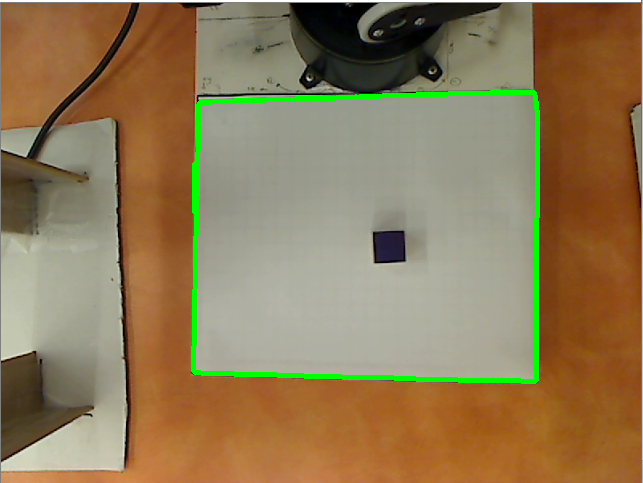
#> input picture StackOverFlow1.PNG, 643 x 483 px, given in place of the camera
$ python WALLE_init.py   (older library calls are emulated)
#> lines starting #> are read from the running program, lines starting #| are printed output that depends on the picture; after the words box and inside, x2 and y2 are one past the last pixel; in counts of white or black regions, pixels touching at a corner belong together; long printed decimals are rounded
### Webcam.py
import cv2
import numpy as np
import argparse
import imutils
from PIL import Image
import matplotlib.pyplot as plt
import matplotlib.patches as mpatches
import time


import FindBounds

class Webcam(object):
    def __init__(self):

        print("Webcam intitialized")

    def MissonApproved(self):
        print("Mission Approved Camera turning on")
        camera = cv2.VideoCapture(2)
        time.sleep(3)
        retval, frame = camera.read()
#> frame is the input picture: shape (483, 643, 3); mean B, G, R 86.3, 122, 142.8

        self.image = frame

        """
        TO DO
        Add a subplot to display all OG image and proccessed images step by step

        """

        print("Running the boundary analysis. Defining Workspace as contour outlines")
        # Here the bounds of the working space and coordinates are defined
        self.BoundaryObject = FindBounds.Boundary(self.image)
        #self.ZeroZeroCoords = self.BoundaryObject.extLeft
        self.ZeroZeroCoords = self.BoundaryObject.UpperLeftMaybe


        print(" ")
        print("BACK IN WEBCAM CODE")
        print("Zero, Zero Coordinate positions")
        print(self.ZeroZeroCoords)


        print("RUNNING OBJECT ANALYSIS. Identifying color and object location")
        self.ObjectAnalysis()
        print("Object location found")
        self.YellowPages = self.OutlineDic

        n = len(self.YellowPages)
        # object positions
        x = [0] * n
        y = [0] * n

        for i in self.YellowPages:
            print(i)
            print(self.YellowPages[i])
            x[i] = self.YellowPages[i][0] - self.ZeroZeroCoords[0]
            y[i] = self.YellowPages[i][1] - self.ZeroZeroCoords[1]
        print("modified x and y coordinaetes accunting for zero position of workspace")
        print(x, y)

        # convert pixels to cm
        for i in range(len(x)):
            x[i] = ((x[i] / self.BoundaryObject.Px2CmWidth) - 10.25 )*-1 #to far to the right removed the +1 from x axis CHANGED FROM -10.5 to 10
            y[i] = (y[i] / self.BoundaryObject.Px2CmHeight) + 7 #changed from 6 because keeps grabbing block at edge closest to arm

        print("Image coordinates converted to cms")
        print(x, y)

        self.GOTOX = x
        self.GOTOY = y

        print("RAN THROUGH EVERYTHING WITH THE WEBCAM")


    def ObjectAnalysis(self):
        print(" ")
        print(" ")

        print("OBJECT ANALYSIS: Color being picked")
        print(" ")
        self.color = input("What color should Walle search for: ")

        print("Color selected was  " + str(self.color))
        print(" ")

        self.ColorRecog(self.color) #recognize color

        #once color recognition has been run pass the median image, created by color recognition, and the color we looked for
        self.ObjectRecog(self.median, self.color)

    # [149 lines left out: functions ColorRecog, ObjectRecog, GridOverlay, not called in this run]


camera = Webcam()

### FindBounds.py
import math
import numpy as np
import cv2
import time

class Boundary(object):
    def __init__(self, image):
        print("Finding boundary...")

        self.frame = image      #frame is image taken from the webcam
        self.DefineBounds()     #Will find the boundaries of workspace and coordinate conversions from pixels to cm


    def DefineBounds(self):

        """
            Gist: The webcam picture is blurred and converted to gray scale. Once this is done it should be easier to identify
            our working space which was a piece of white paper with a blackoutline so the OpenCV could readily identify and create a contour
            around the work area.

            Once we have our workspace we find the top left most point in our contour. This will serve as our zero, zero coordinate all objects
            will be measured relative to this position.

            Since we know that the paper's actual diemensions we can find the corresponding image length(pixels) of our contour and get
            a conversion value between pixels and cms for our image. This once we have a distance from an object in pixel from our image we
            can find a equivalent distance in CMs.
        """

        # convert the image to grayscale, blur it, and detect edges

        print("Creating grayscale image...Blurring image")
        gray = cv2.cvtColor(self.frame, cv2.COLOR_BGR2GRAY)
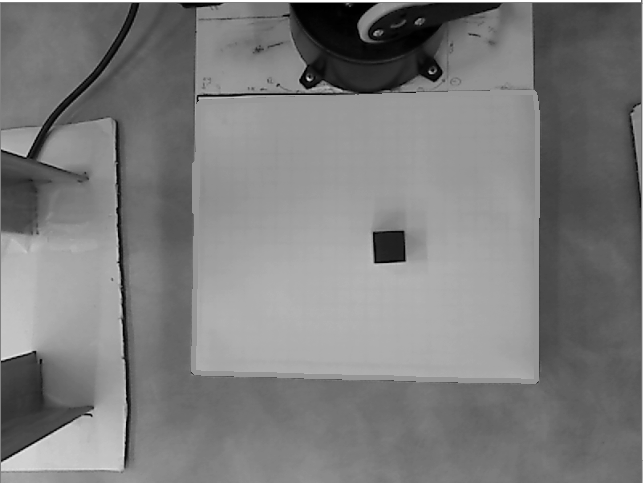
#> gray: shape (483, 643); min 0, max 255, mean 124.2
        gray = cv2.GaussianBlur(gray, (5, 5), 0)
        edged = cv2.Canny(gray, 35, 125)
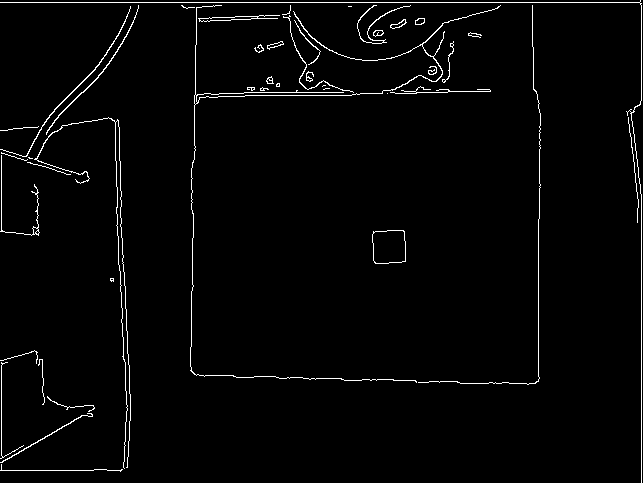
#> edged: shape (483, 643); 2.2% white in thin lines or dots

        # find the contours in the edged image and keep the largest one (The largest contour will be our piece of paper)
        th, contours, hierarchy = cv2.findContours(edged.copy(), cv2.RETR_LIST, cv2.CHAIN_APPROX_NONE)
#> contours = 62 contours, 37 with area under 20; largest, box (x1, y1, x2, y2) and area: (372, 230, 406, 264) 1016, (372, 230, 406, 264) 1012, (198, 15, 280, 22) 161, (199, 16, 258, 22) 157, (190, 5, 501, 383) 140
        c = max(contours, key=cv2.contourArea)
#> c = contour of 123 points, box (x1, y1, x2, y2) (372, 230, 406, 264), area 1016
        print("Contours have been found")

        # compute the bounding box of the of the paper region and return it
        print("Drawing Contour")
        cv2.drawContours(self.frame, c, -1, (0, 0, 0), 3)
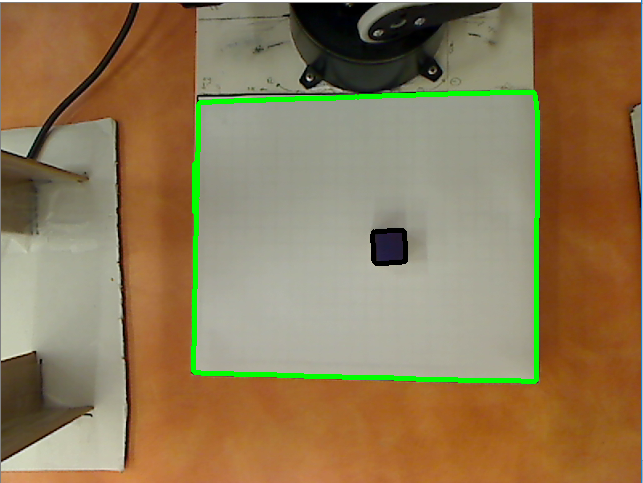
#> self.frame: shape (483, 643, 3); 0.2% of pixels changed, all inside (x1, y1, x2, y2) = (370, 228, 408, 266)
        cv2.imshow("B and W", edged)
        cv2.imshow("capture", self.frame)
        cv2.waitKey(0)

        # minAreaRect returns (center (x,y), (width, height), angle of rotation )

        """
            Error occured where the length and height values would flip flop in the indexes of cv2.minAreaRect
            this would throw off the unit conversion because the paper has a different length and height.

            Check: the pixel conversions should be close to each other for length and height.
        """

        BboxWidth = cv2.minAreaRect(c)[1][0]    #should grabt the length of the contour
#> BboxWidth = 33
        BboxHeight = cv2.minAreaRect(c)[1][1]   #should grabt the height of the contour
#> BboxHeight = 33

        print("BOUNDING BOX WIDTH IS {}".format(BboxWidth))
#| BOUNDING BOX WIDTH IS 33.0
        print("BOUNDING BOX HEIGHT IS {}".format(BboxHeight))
#| BOUNDING BOX HEIGHT IS 33.0

        self.Px2CmWidth = BboxWidth / 21.5 # 1cm = x many pixels     #21.5cm wide
#> self.Px2CmWidth = 1.53
        self.Px2CmHeight = BboxHeight / 18  # 1cm = x many pixels   #18 cm long
#> self.Px2CmHeight = 1.83

        print("CHECKING WIDTH AND HEIGHT CONVERSIONS")
        print(BboxWidth, BboxHeight)
#| 33.0 33.0
        print("Conversion values Px2Cm width {}, Px2Cm height {}".format(self.Px2CmWidth, self.Px2CmHeight))
#| Conversion values Px2Cm width 1.535, Px2Cm height 1.833

        #Round the conversion values up and if they don't match that means that minAreaRect command flipped the length with height
        #so the conversions are run again dividing by the appropriate amount.
        if math.ceil(self.Px2CmWidth) != math.ceil(self.Px2CmHeight):
            print("Rounding occuring")
            self.Px2CmWidth = (cv2.minAreaRect(c)[1][1])/21.5
            self.Px2CmHeight = (cv2.minAreaRect(c)[1][0])/18
        else:
            pass

        print(" ")
        print("final conversions")
        print("Bbox diemensions {}  x  {}".format(BboxWidth, BboxHeight))
#| Bbox diemensions 33.0  x  33.0
        print("Conversion values Px2Cm width {}, Px2Cm height {}".format(self.Px2CmWidth, self.Px2CmHeight))
#| Conversion values Px2Cm width 1.535, Px2Cm height 1.833

        #Finding the top and left most coordinate

        self.extLeft = tuple(c[c[:, :, 0].argmin()][0]) #Most left coordinate position
#> self.extLeft = (372, 234)
        self.topmost = tuple(c[c[:, :, 1].argmin()][0]) #Top most coordinate position
#> self.topmost = (387, 230)

        #Other coordinates used to analyze contour. They were unused for this project.
        self.extTop = tuple(c[c[:, :, 1].argmin()][0])
#> self.extTop = (387, 230)
        self.extRight = tuple(c[c[:, :, 1].argmax()][0])
#> self.extRight = (375, 263)
        self.extBottom = tuple(c[c[:, :, 1].argmax()][0])
#> self.extBottom = (375, 263)

        self.UpperLeftMaybe = (self.extLeft[0], self.topmost[1])
#> self.UpperLeftMaybe = (372, 230)
        print("Top left coordinate")
        print(self.UpperLeftMaybe)
#| (372, 230)
        print(self.extLeft[0], self.topmost[1])
#| 372 230

        #draws white boxes to show the top and left most coordinate in contours list
        cv2.rectangle(self.frame, (self.extLeft), (self.extLeft[0]+10, self.extLeft[1]+10), (255, 255, 255), 2)
#> self.frame: shape (483, 643, 3); 0.04% of pixels changed, all inside (x1, y1, x2, y2) = (371, 233, 384, 246)
        cv2.rectangle(self.frame, (self.topmost), (self.topmost[0] + 10, self.topmost[1] + 10), (255, 255, 255), 2)
#> self.frame: shape (483, 643, 3); mean B, G, R 86.3, 122, 142.8


        #cv2.rectangle(self.frame, (self.extRight), (self.extRight[0], self.extRight[1]+100), (255, 255, 0), 2)

        print("Black Box represents 0,0 coordinate")
        cv2.rectangle(self.frame, (self.UpperLeftMaybe), (self.UpperLeftMaybe[0] - 10, self.UpperLeftMaybe[1] - 10), (0, 0, 0), 2)
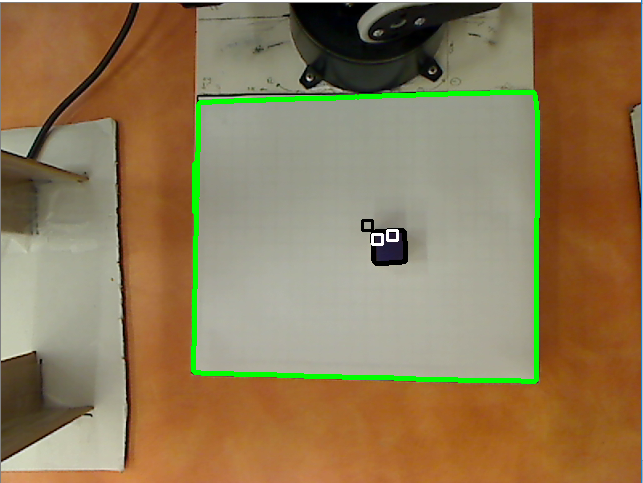
#> self.frame: shape (483, 643, 3); mean B, G, R 86.2, 122, 142.8

        cv2.imshow("BOX",self.frame)
        cv2.waitKey(0)

### ClearScene.py
import time
class MoveFromFrame(object):
    def __init__(self, Robot):

        #code gets the arm away from the board so an unobstructed picture can be taken

        Robot.write(b"#0 P2250 T1000\r")
        time.sleep(1)
        Robot.write(b"#1 P1643 T1000\r")
        time.sleep(1)
        Robot.write(b"#3 P2250 T1000\r")
        time.sleep(1)
        Robot.write(b"#4 P750\r")

### WALLE_init.py
#inherent code files
import time
import serial

#Code to control arm movement
import ClearScene
import DefaultPOS
import InverseKinematics
import SetAngles
import GrabAndDrag

#Computer Vision Port
import Webcam

#Old Code Files not used
import SetAngles_V2
import IK_V3
import EnterScene


class robot(object):
    def __init__(self):

        # configure the serial connections (the parameters differs on the device you are connecting to)
        self.WALLE = serial.Serial(
            port='com4',
            baudrate=115200,
            parity=serial.PARITY_NONE,
            stopbits=serial.STOPBITS_ONE,
            bytesize=serial.EIGHTBITS
        )

        print("Initialize empty list that will store angle values")
        self.AngleList = [0]*4

        self.Time = 2000 #default time for allmovement is 2 seconds


        self.Commands() #instructions to run arm

        """
        Code Appendix

            self.WALLE.write(b'hello')  # write a string in binary to arm
            self.WALLE.close()          # close port

        """

    def Commands(self):
        print("CLEARING AREA. PREPARING FOR PHOTOSHOOT")

        ClearScene.MoveFromFrame(self.WALLE) #moves arm out of the way so webcam can snap a picture
        time.sleep(2)

        CameraMan = Webcam.Webcam() #create object CameraMan  that accesses and uses webcam
        CameraMan.MissonApproved()  #gives the go ahead to run computer vision image proccessing
#| (372, 230)

        x = CameraMan.GOTOX #list of x-values for located objects
        y = CameraMan.GOTOY #list of y-values for located objects

        color = CameraMan.color #color value user wanted to look for


        print("Beginning movement... Running Inverse Kinematics")

        for i in range(len(x)): #counter runs through all coordinates provided

            DefaultPOS.DefaultPOSDown(self.WALLE) #moves arm to a set default positon
            time.sleep(3.5)

            print("Moving to coordinates ({}, {})".format(x[i],y[i]))

            self.Angles = InverseKinematics.IK(self.WALLE, x[i],y[i],5) #z-distance is provided so arm hovers above the block
            self.AngleList = self.Angles.AngleValues()

            print("LIST OF ANGLE VALUES AFTER INVERSE KINEMATICS..........{}".format(self.AngleList))

            # Once angles are calculated they are forwarded to arm and are converted to P values for each motor
            SetAngles.Move(Robot=self.WALLE, Angles=self.AngleList, time=2000)

            time.sleep(4)

            # z-value of zero drops the arm down to grab the block
            self.Angles =InverseKinematics.IK(self.WALLE, x[i],y[i],0)
            self.AngleList = self.Angles.AngleValues()
            SetAngles.Move(Robot=self.WALLE, Angles=self.AngleList, time=2000)

            time.sleep(3)
            currentPos = (x[i],y[i],0) #passes current location of arm

            # GrabAndDrag will pick up the object, check its color, and dump it at a corresponding locale
            GrabAndDrag.MovingObject(self.WALLE, currentPos, locale=color)

        self.WALLE.close()

#> (the run stopped early here; a loop or call above may not have finished)
